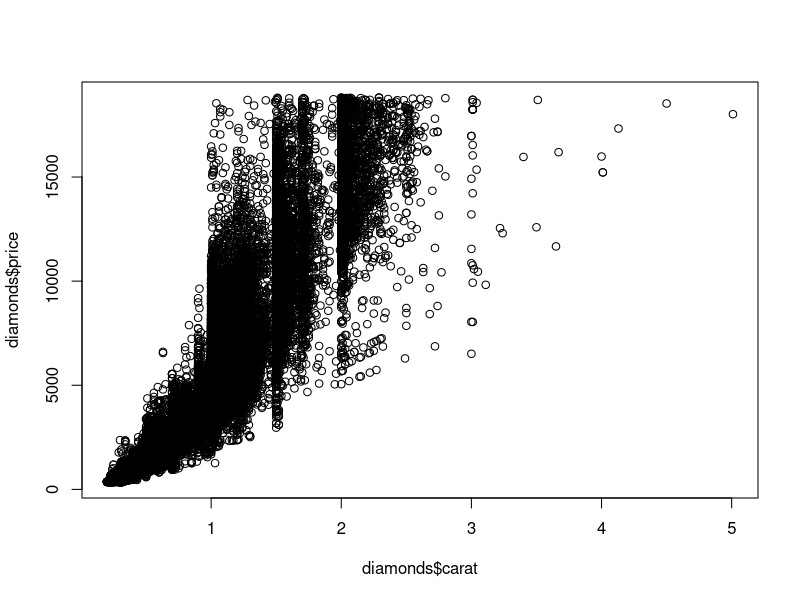

Recreate this plot in R.
data(package= .packages(all.available = TRUE))
library(ggplot2)
data(diamonds)
str(diamonds)
dim(diamonds)
?diamonds
plot(diamonds$carat, diamonds$price)